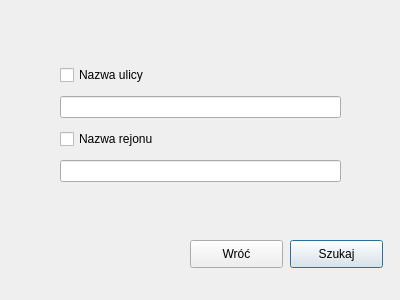
<?xml version="1.0" encoding="UTF-8"?>
<ui version="4.0">
 <class>szukajUlicy</class>
 <widget class="QDialog" name="szukajUlicy">
  <property name="geometry">
   <rect>
    <x>0</x>
    <y>0</y>
    <width>400</width>
    <height>300</height>
   </rect>
  </property>
  <property name="windowTitle">
   <string>Dialog</string>
  </property>
  <widget class="QPushButton" name="szukajButton">
   <property name="geometry">
    <rect>
     <x>290</x>
     <y>240</y>
     <width>93</width>
     <height>28</height>
    </rect>
   </property>
   <property name="text">
    <string>Szukaj</string>
   </property>
  </widget>
  <widget class="QPushButton" name="wrocButton">
   <property name="geometry">
    <rect>
     <x>190</x>
     <y>240</y>
     <width>93</width>
     <height>28</height>
    </rect>
   </property>
   <property name="text">
    <string>Wróć</string>
   </property>
  </widget>
  <widget class="QWidget" name="gridLayoutWidget">
   <property name="geometry">
    <rect>
     <x>60</x>
     <y>60</y>
     <width>281</width>
     <height>131</height>
    </rect>
   </property>
   <layout class="QGridLayout" name="gridLayout">
    <item row="2" column="0">
     <widget class="QCheckBox" name="rejonCB">
      <property name="text">
       <string>Nazwa rejonu</string>
      </property>
     </widget>
    </item>
    <item row="0" column="0">
     <widget class="QCheckBox" name="ulicaCB">
      <property name="text">
       <string>Nazwa ulicy</string>
      </property>
     </widget>
    </item>
    <item row="1" column="0">
     <widget class="QLineEdit" name="ulicaLE"/>
    </item>
    <item row="3" column="0">
     <widget class="QLineEdit" name="rejonLE"/>
    </item>
   </layout>
  </widget>
 </widget>
 <resources/>
 <connections/>
</ui>
